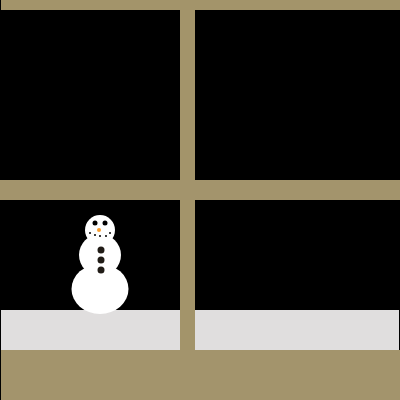
Frame 1 (no input)
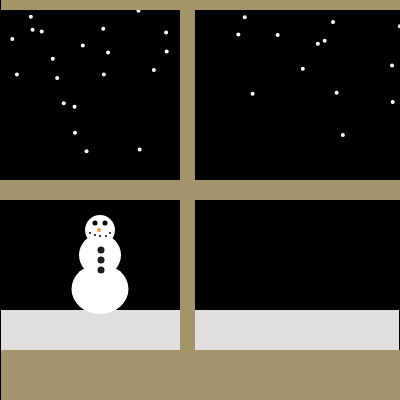
Frame 60 (no input)
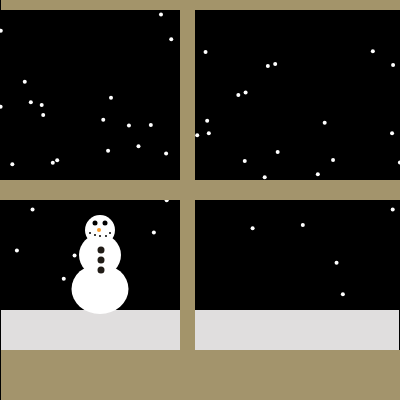
Frame 120 (the mouse pressed at the canvas centre since frame 60)

The p5.js sketch that drew these frames (run headless with seeded random() and noise() and a simulated clock; from frame 60 on, the mouse is pressed at the canvas centre):

// p5.js sketch
// ── sketch.js
let numDrops = 100;
let drops = [];


function setup() {
  createCanvas(400, 400);
  
  for (let i = 0; i < numDrops; i++){
   drops[i] = new rainDrop(1, 0);
  }
  
}
function draw() {
  background(0)
  
  for (let i = 0; i < numDrops; i++){
    drops[i].update();
    drops[i].show();
  }
  
  push(); //  this is the snow for the ground  
  noStroke();
  fill(224, 222, 222);
  rect(1, 310, 398, 55);
  pop(); 
  
  push(); //the line of the window 
  noStroke(0);
  fill(163, 148, 106);
  rect(180, -5, 15, 410);
  rect(1,-5,400,15)
  pop()
   
  
  push(); // this is for the middlw line for the window 
  noStroke();
  fill(163,148,108);
  rect(-5,180,410,20)
  pop();
  
  
  push(); // the end of the window 
  noStroke();
  fill(163,148,108);
  rect(1,350,400,100);
  pop();
  
  push();
  noStroke(); 
  fill(255);
  ellipse(100, 289, 57, 50); // bottom part of the snowman 
  ellipse(100,255,42,42); // second part at the top 
  ellipse(100,230,30,30); // the top part 
  
  push();
  fill(0);
  ellipse(95,223,5,5); // left eye 
  ellipse(105,223,5,5); // right eye 
  ellipse(95,235,2,2); // left side of mouth 
  ellipse(90,233,2,2);// top left 
  ellipse(100,236,2,2); 
  ellipse(106,236,2,2);
  ellipse(110,233,2,2);
  pop(); 
  
  
  push();
  fill(33, 28, 23);
  ellipse(101,270,7,7);
  ellipse(101,260,7,7);
  ellipse(101,250,7,7);
  pop();
  

    
  push(); // nose
  fill(252, 158, 43);
  ellipse(99,230,4,4);
  pop();
  
  
}
  


  class rainDrop{
  
  constructor(gravity, wind){
    
    this.xSpeed = wind;
    this.ySpeed = gravity + random(0,2);
    this.x = random(-2*this.xSpeed*(height/this.ySpeed),width-this.xSpeed*(height/this.ySpeed));
    this.y = random(0, -height);
    
  }
  update(){
    this.x += this.xSpeed;
    this.y += this.ySpeed;
   
    if (this.y > height){
      this.y = random(0, -height);
      this.x  = random(-2*this.xSpeed*(height/this.ySpeed),width-this.xSpeed*(height/this.ySpeed));
    }
  }
  show(){ 
    noStroke();
    ellipse(this.x, this.y, 4,4);
    
  }

  
  

  
  
  
  
  
  
  
  
  
  
  
  
  
  
  
  
  
  
  
  
  
  
  
  
  
  
  
  
  
  
}
